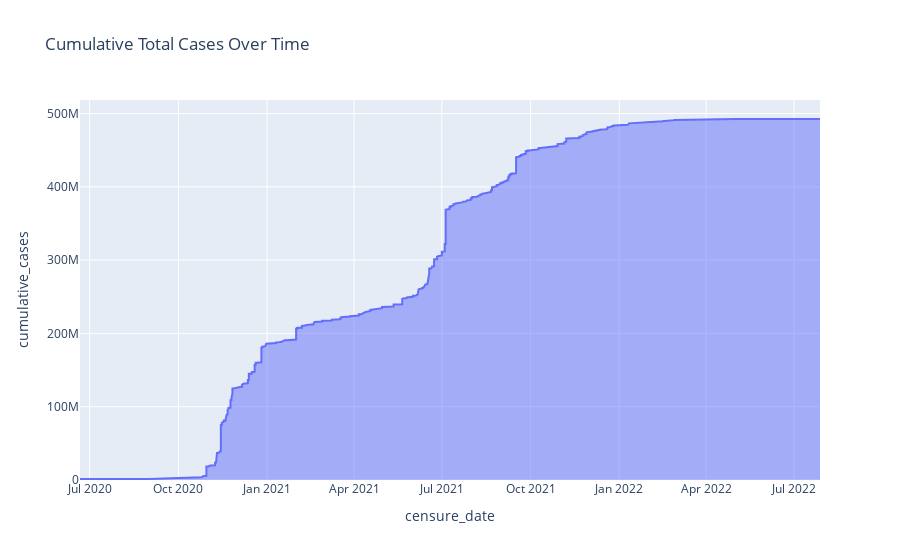

Here is the notebook cell this chart was saved with:
### Code cell
# 7. Area Chart: Cumulative Total Cases Over Time
df_sorted['cumulative_cases'] = df_sorted['total_cases'].cumsum()
fig = px.area(df_sorted, x='censure_date', y='cumulative_cases', title='Cumulative Total Cases Over Time')
fig.show()

### Figure 1 — Plotly figure (JSON) as saved in the notebook; plotly's stock layout.template omitted (floating-point values rounded to 4 significant figures; data arrays with more than 128 entries replaced by an {"elided": "..."} marker saying what was removed)
{"data": [{"fillpattern": {"shape": ""}, "hovertemplate": "censure_date=%{x}<br>cumulative_cases=%{y}<extra></extra>", "legendgroup": "", "line": {"color": "#636efa"}, "marker": {"symbol": "circle"}, "mode": "lines", "name": "", "orientation": "v", "showlegend": false, "stackgroup": "1", "type": "scatter", "x": {"elided": "3585 str values"}, "xaxis": "x", "y": {"elided": "3585 float values"}, "yaxis": "y"}], "layout": {"legend": {"tracegroupgap": 0}, "title": {"text": "Cumulative Total Cases Over Time"}, "xaxis": {"anchor": "y", "domain": [0, 1], "title": {"text": "censure_date"}}, "yaxis": {"anchor": "x", "domain": [0, 1], "title": {"text": "cumulative_cases"}}}}
